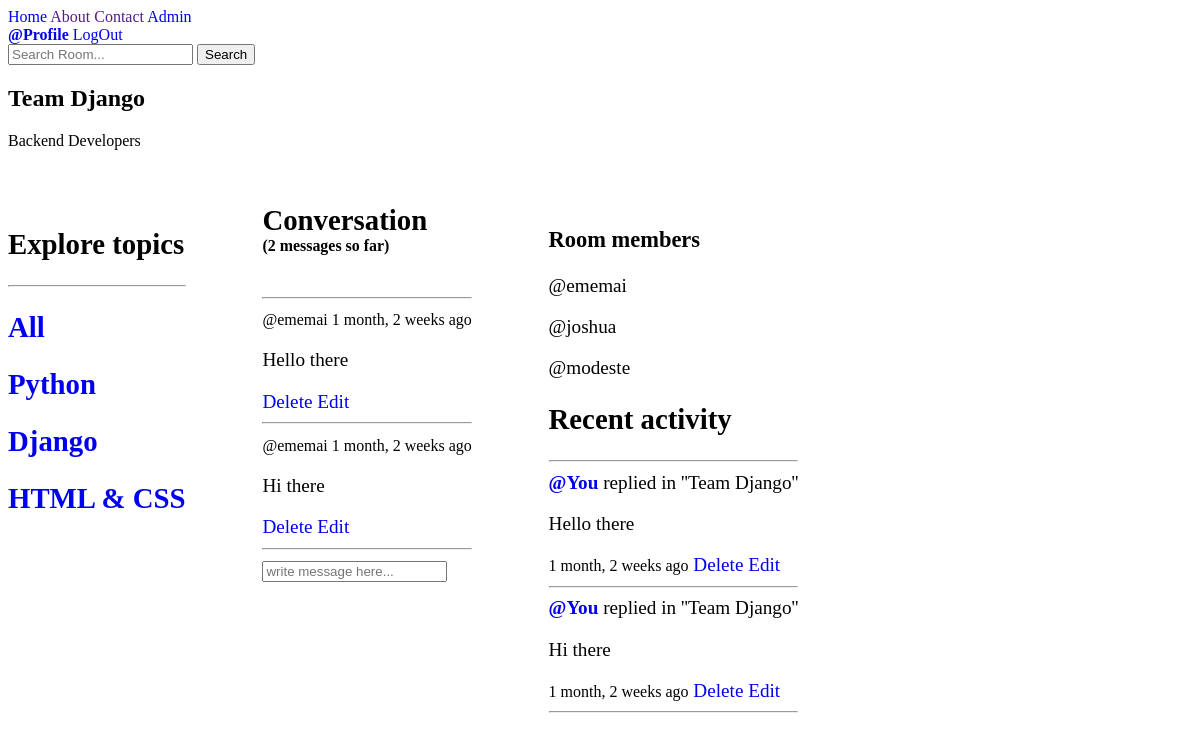
/room/12/ (signed in), run on the app's committed database.
### base/models.py (models this page shows, shortened)
class Room(models.Model):
    name = models.CharField(max_length=1000)
    host = models.ForeignKey(User, on_delete=models.SET_NULL, null=True)
    topic = models.ForeignKey(Topic, on_delete=models.SET_NULL, null=True)
    description = models.TextField(max_length=1000)
    members = models.ManyToManyField(User, related_name = 'members')
    created_at = models.DateTimeField(auto_now_add=True)
    updated_at = models.DateTimeField(auto_now=True)
    class Meta:
        ordering = ['-created_at']
    def __str__(self):
        return self.name

class Topic(models.Model):
    name = models.CharField(max_length=1000)

class Message(models.Model):
    user = models.ForeignKey(User, on_delete=models.SET_NULL, null=True)
    room = models.ForeignKey(Room, on_delete=models.CASCADE, null=True)
    content = models.TextField()
    created_at = models.DateTimeField(auto_now_add=True)
    updated_at = models.DateTimeField(auto_now=True)
    class Meta:
        ordering = ['-created_at']

### base/views.py (the view, shortened to what this page needs)
# urls.py: path('room/<str:pk>/', views.roomDetail, name='room-detail'),
@login_required(login_url='login')
def roomDetail(request, pk):
    room = Room.objects.get(id=pk)
    room_messages = room.message_set.all().order_by('-created_at')
    room_members = room.members.all()
    message_number = room_messages.count()
    topics = Topic.objects.all()
    context = {'room':room, 'room_messages':room_messages, 'message_number':message_number, 'room_members':room_members, 'topics' :topics}
    return render(request, 'base/room_detail.html', context)

### base/templates/base/room_detail.html (shortened to what this page needs)
{% extends 'base.html' %}  {% block content %}
<h2>{{room.name}}</h2>
<p>{{room.description}}</p>
<main>
  <section class="topics">{% include 'base/topics_component.html' %}</section>
  <section>
    <div class="conversations">
      <div class="conv-head">
        <h2>Conversation</h2>
        <h5>({{message_number}} messages so far)</h5>
      </div>
      <hr />
      {% for message in room_messages %}
      <div>
        <small>@{{message.user}} {{message.created_at|timesince}} ago</small>
        <p>{{message.content}}</p>
        {% if request.user == message.user or request.user.is_superuser %}
        <a href="{% url 'delete-message' message.id %}">Delete</a>
        <a href="{% url 'edit-message' message.id %}">Edit</a>
        {% endif %}
        <hr />
      </div>
      {% endfor %}
    </div>
    <div class="write-message">
      <form action="" method="post">
        <input type="text" name="content" placeholder="write message here..." />
      </form>
    </div>
  </section>
  <section class="room-members-activity">
    <div>
      <h3>Room members</h3>
      <div>
        {% for member in room_members %}
        <p>@{{member.username}}</p>
        {% endfor %}
      </div>
    </div>
    <div>{% include 'base/activity_component.html' %}</div>
  </section>
</main>
{% endblock content %}

### base/templates/base/topics_component.html
<div class="topics">
    <h1>Explore topics</h1>
    <hr>
    <a href="/">
        <h2>All</h2>
    </a>
    {% for topic in topics %}
    <div class="topic">
        <a href="{% url 'home' %}?q={{topic.name}}">
            <h2>{{topic.name}}</h2>
        </a>
    </div>
    {% endfor %}
</div>

### base/templates/base/activity_component.html
<h2>Recent activity</h2><hr>
        {% for message in room_messages %}
            <div>
                {% if request.user == message.user %}
                <strong><a href="{% url 'user-profile' message.user.id %}">@You</a> </strong>
                {% else %}
                <strong><a href="{% url 'user-profile' message.user.id %}">@{{message.user}}</a></strong>
                {% endif %}
                <span>replied in ''{{message.room}}''</span>
                <p>{{message.content}}</p>
                <small>{{message.created_at|timesince}} ago</small>
                {% if request.user == message.user or request.user.is_superuser %}
                <a href="{% url 'delete-message' message.id %}">Delete</a>
                <a href="{% url 'edit-message' message.id %}">Edit</a>
                {% endif %}
                <hr>
            </div>
            {% endfor %}

### templates/base.html (style rules this page uses)
main { display: flex; flex-direction: row; }
a { text-decoration: none; }

### base/templates/base/room_detail.html (style rules this page uses)
.conv-head h5 { padding: 0%; margin: 0%; padding-bottom: 2em; }
.conv-head h2 { padding: 0%; margin: 0%; }
main { display: flex; flex-direction: row; padding: 0em; font-size: larger; }
section { padding: 2em; }
.topics { padding-left: 0em; }

### data on the page
Room: name "Team Django", description "Backend Developers"
Topic: name "Python"
Topic: name "Django"
Topic: name "HTML & CSS"
Message: user "ememai", created_at "1 month, 2 weeks", content "Hello there", shows "Delete", shows "@You", room "Team Django", shows "Edit"
Message: user "ememai", created_at "1 month, 2 weeks", content "Hi there", shows "Delete", shows "@You", room "Team Django", shows "Edit"

### other printed values
{{ message_number }} "2"
{{ member.username }} "ememai"
{{ member.username }} "joshua"
{{ member.username }} "modeste"
